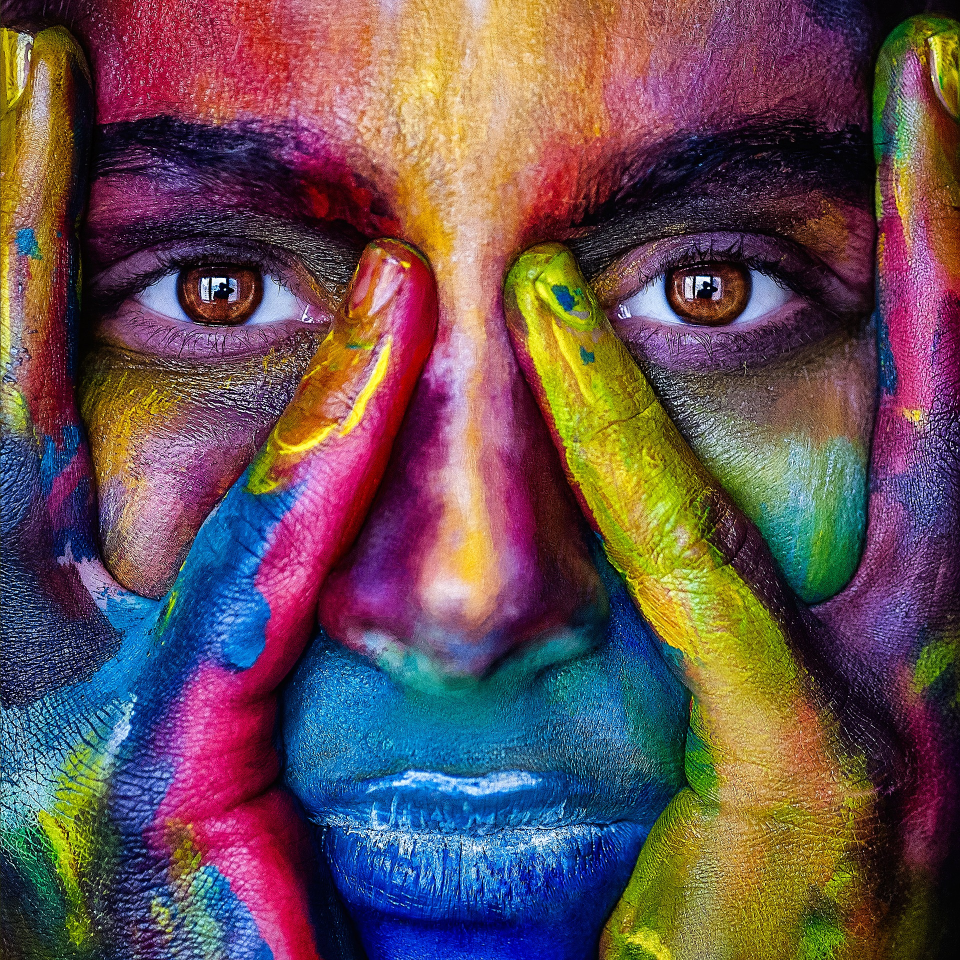
%> input picture woman 4.jpg, 1920 x 1920 px (shown at 1/2 size)
$ octave homework1.m   (GNU Octave 9; MATLAB toolbox functions it lacks are replaced by stand-ins)
%> lines starting %> are read from the running program, lines starting %| are printed output that depends on the picture
clc;
xy = 17 + 30;
im1 = imread('woman 4.jpg');
%> im1 is the input picture: size 1920x1920x3 uint8; mean R, G, B 103.1, 79.8, 84.4
mesu = size(im1);
%> mesu = [1920 1920 3]
im1_grayscale = rgb2gray(im1);
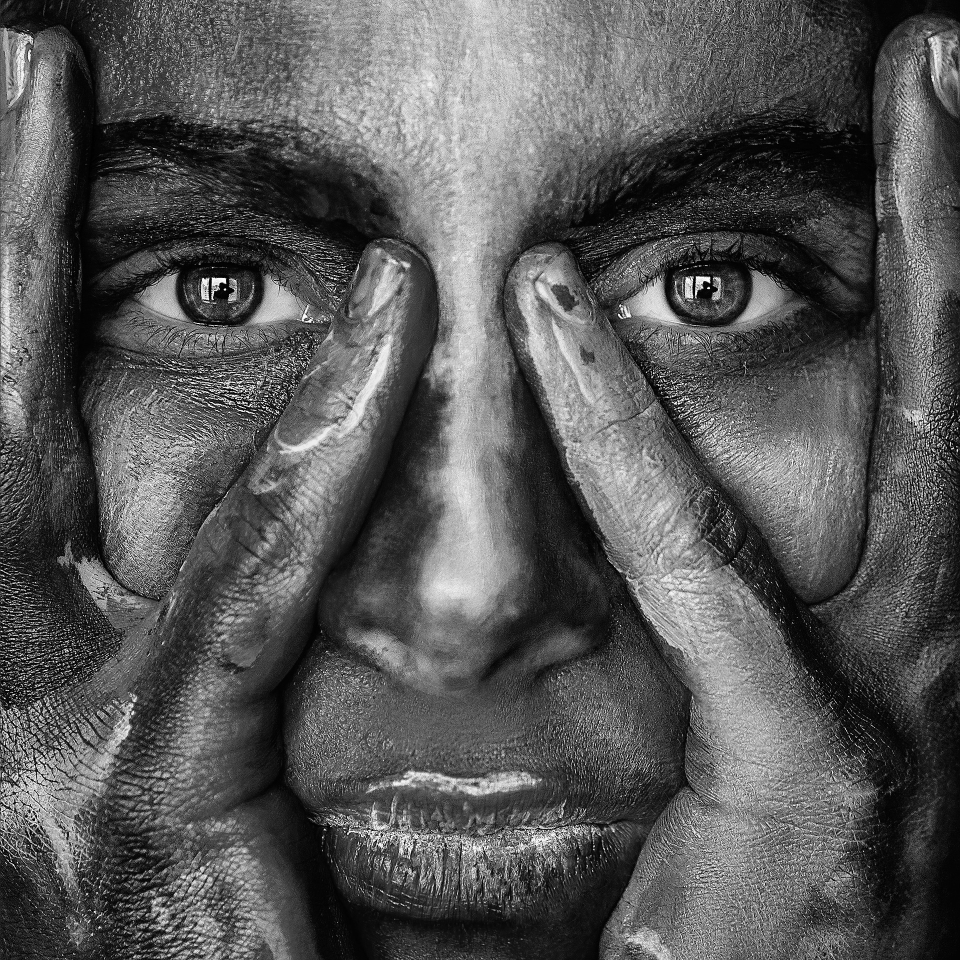
%> im1_grayscale: size 1920x1920 uint8 (shown at 1/2 size); min 0, max 255, mean 87.3
mesu2 = size(im1_grayscale);
%> mesu2 = [1920 1920]
%% im1 had 1920 by 1920 in 3 dimensions, while im1_grayscale was 1920 by 1920 and it's not in 3 dimensions.
im1_grayscale_min = min(im1_grayscale);
%> im1_grayscale_min = 1920 values, max 11 at index 925, min 0 at index 2, mean 1.63
im1_grayscale_max = max(im1_grayscale);
%> im1_grayscale_max = 1920 values, max 255 at index 41, min 81 at index 1, mean 249.8
im1_grayscale_mean = mean(im1_grayscale);
%> im1_grayscale_mean = 1920 values, max 159.6 at index 925, min 29.3 at index 1920, mean 87.31
mat_intensity = (2*xy)*ones(1920,1920);
im1_scaled = im1_grayscale + mat_intensity;
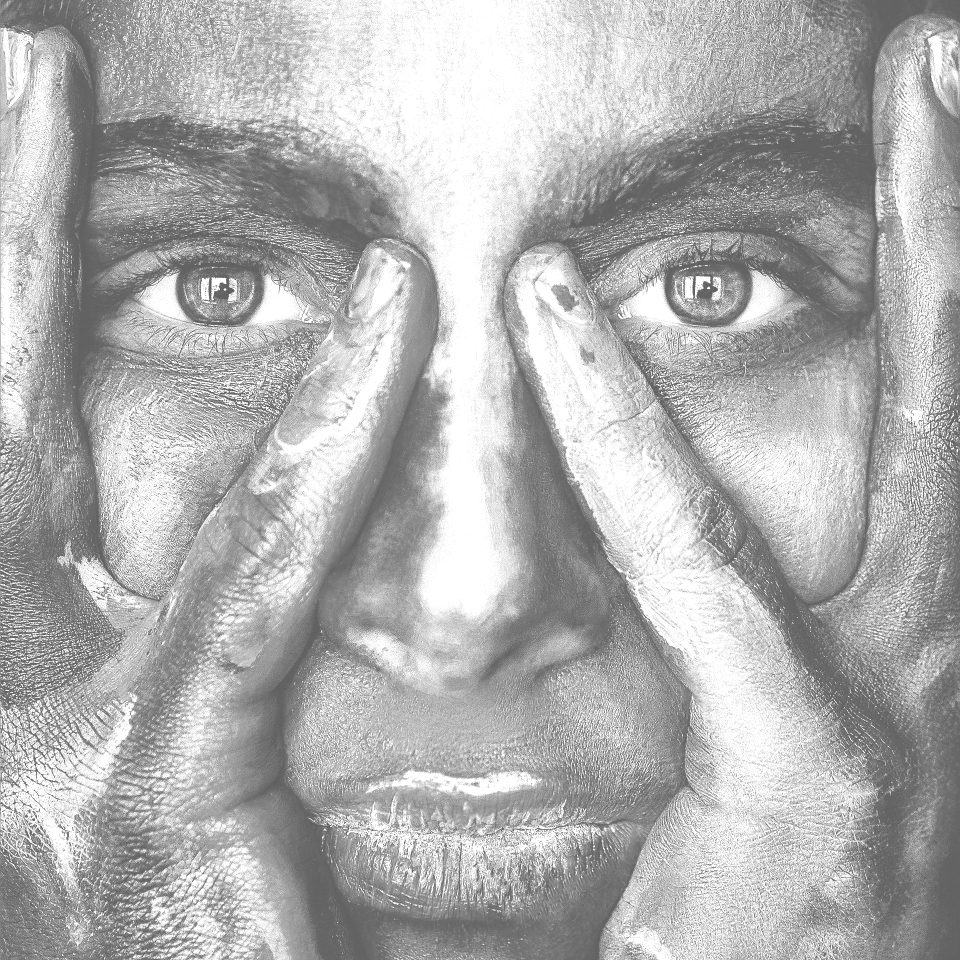
%> im1_scaled: size 1920x1920 uint8 (shown at 1/2 size); min 94, max 255, mean 176.3
im1_scaled_min = min(im1_scaled);
%> im1_scaled_min = 1920 values, max 105 at index 925, min 94 at index 2, mean 95.63
im1_scaled_max = max(im1_scaled);
%> im1_scaled_max = 1920 values, max 255 at index 2, min 175 at index 1, mean 255
im1_scaled_mean = mean(im1_scaled);
%> im1_scaled_mean = 1920 values, max 229.2 at index 930, min 123.3 at index 1920, mean 176.3
im_scaled_show = imshow(im1_scaled);
im_grayscale_show = imshow(im1_grayscale);

%The image in im_grayscale is darker than that in im_scaled
